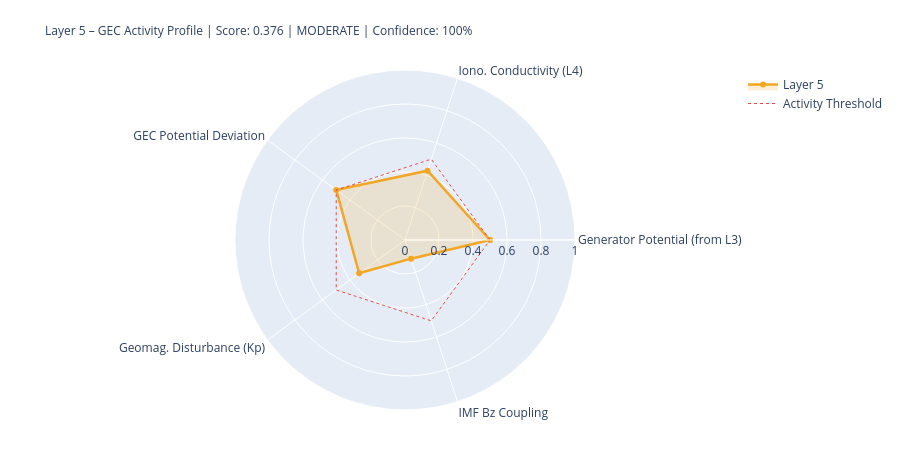

Notebook source saved alongside this figure:
### Markdown cell above
---
## 5. State Assessment & Handoff to Layer 6

### Code cell
# ============================================================
# LAYER-5-SCORE
# ============================================================

# Components
# 1) Generator activity (Layer-3-driven)
gen_score = norm(generator_strength, 0.3, 2.0)
gen_src   = 'from_layer3' if l3_thunder_score is not None else 'estimated'

# 2) Ionospheric conductivity (Layer-4-driven)
iono_score = norm(iono_cond_factor, 0.7, 1.4)
iono_src   = 'from_layer4' if l4_ioniz is not None else 'estimated'

# 3) GEC potential deviation from reference
pot_score = norm(abs(delta_V_pct), 0, 30)  # 0 = at reference, 1 = 30% deviation
pot_src   = 'derived'

# 4) Geomagnetic disturbance (Kp) – modulates vertical currents
kp_score = norm(kp_val, 0, 9)
kp_src   = 'primary' if kp_now is not None else 'from_layer4'

# 5) IMF Bz coupling (southward = stronger M-I coupling → GEC influence)
bz_score = norm(-(bz_now or 0), -5, 30) if bz_now is not None else None
bz_src   = 'primary' if bz_now is not None else 'missing'

COMPONENTS = {
    'Generator Potential (from L3)':  {'score': gen_score,   'source': 'derived_from_layer3', 'dynamic': True},
    'Iono. Conductivity (L4)':      {'score': iono_score,  'source': iono_src, 'dynamic': True},
    'GEC Potential Deviation':      {'score': pot_score,   'source': pot_src,  'dynamic': True},
    'Geomag. Disturbance (Kp)':         {'score': kp_score,    'source': kp_src,   'dynamic': True},
    'IMF Bz Coupling':               {'score': bz_score,    'source': bz_src,   'dynamic': True},
}

available   = {k: v['score'] for k, v in COMPONENTS.items() if v['score'] is not None}
unavailable = [k for k, v in COMPONENTS.items() if v['score'] is None]
layer5_score = round(sum(available.values()) / len(available), 4) if available else None
confidence   = round(len(available) / len(COMPONENTS), 2)
level = ('unknown' if layer5_score is None
         else 'quiet'   if layer5_score < 0.3
         else 'moderate' if layer5_score < 0.6
         else 'active')
dominant_l5 = max(available, key=available.get) if available else 'none'

# Kp consistency: separate 1-min raw value from score value
kp_1m_raw   = kp_now          # directly from API (can be 0.0 during live measurement)
kp_for_score = kp_val          # from Layer-0 context or estimated value if needed
kp_score_src = kp_src

W = 68
print('=' * W)
print('LAYER 5 – GLOBAL ELECTRIC CIRCUIT – STATE ASSESSMENT')
print('=' * W)
for name, comp in COMPONENTS.items():
    s = comp['score']
    if s is not None:
        bar = '█' * int(s*20) + '░' * (20-int(s*20))
        print(f'  {name:<34} {bar}  {s:.3f}  [{comp["source"]}]')
    else:
        print(f'  {name:<34} {"─"*20}  n/a   [missing]')
print('-' * W)
print(f'  Score:         {layer5_score:.3f}  ({len(available)}/{len(COMPONENTS)} components)')
print(f'  Confidence:    {confidence:.0%}')
print(f'  Level:         {level.upper()}')
print(f'  Dominant:      {dominant_l5}')
print(f'  V_iono:        {V_iono_mod:.1f} kV  (Δ {delta_V_pct:+.1f}% vs. Ref)')
print(f'  I_total:       {I_total_mod:.1f} A   (Δ {delta_I_pct:+.1f}% vs. Ref)')
print('=' * W)

# Radar
cats   = list(available.keys())
vals_r = list(available.values())
if len(cats) >= 3:
    fig = go.Figure()
    fig.add_trace(go.Scatterpolar(
        r=vals_r + [vals_r[0]], theta=cats + [cats[0]],
        fill='toself', fillcolor='rgba(242,166,35,0.18)',
        line=dict(color='#F2A623', width=2.5), name='Layer 5'
    ))
    fig.add_trace(go.Scatterpolar(
        r=[0.5]*(len(cats)+1), theta=cats+[cats[0]],
        line=dict(color='#E24B4A', dash='dot', width=1),
        mode='lines', name='Activity Threshold'
    ))
    fig.update_layout(
        title=dict(
            text=f'Layer 5 – GEC Activity Profile | Score: {layer5_score:.3f} | {level.upper()} | Confidence: {confidence:.0%}',
            font=dict(size=12)
        ),
        polar=dict(radialaxis=dict(visible=True, range=[0,1])),
        height=450, showlegend=True,
        margin=dict(l=80, r=80, t=70, b=40)
    )
    fig.show()

### Figure 1 — Plotly figure (JSON) as saved in the notebook; plotly's stock layout.template omitted (floating-point values rounded to 4 significant figures)
{"data": [{"fill": "toself", "fillcolor": "rgba(242,166,35,0.18)", "line": {"color": "#F2A623", "width": 2.5}, "name": "Layer 5", "r": [0.5, 0.4287, 0.5, 0.3333, 0.1154, 0.5], "theta": ["Generator Potential (from L3)", "Iono. Conductivity (L4)", "GEC Potential Deviation", "Geomag. Disturbance (Kp)", "IMF Bz Coupling", "Generator Potential (from L3)"], "type": "scatterpolar"}, {"line": {"color": "#E24B4A", "dash": "dot", "width": 1}, "mode": "lines", "name": "Activity Threshold", "r": [0.5, 0.5, 0.5, 0.5, 0.5, 0.5], "theta": ["Generator Potential (from L3)", "Iono. Conductivity (L4)", "GEC Potential Deviation", "Geomag. Disturbance (Kp)", "IMF Bz Coupling", "Generator Potential (from L3)"], "type": "scatterpolar"}], "layout": {"height": 450, "margin": {"b": 40, "l": 80, "r": 80, "t": 70}, "polar": {"radialaxis": {"range": [0, 1], "visible": true}}, "showlegend": true, "title": {"font": {"size": 12}, "text": "Layer 5 – GEC Activity Profile | Score: 0.376 | MODERATE | Confidence: 100%"}}}
